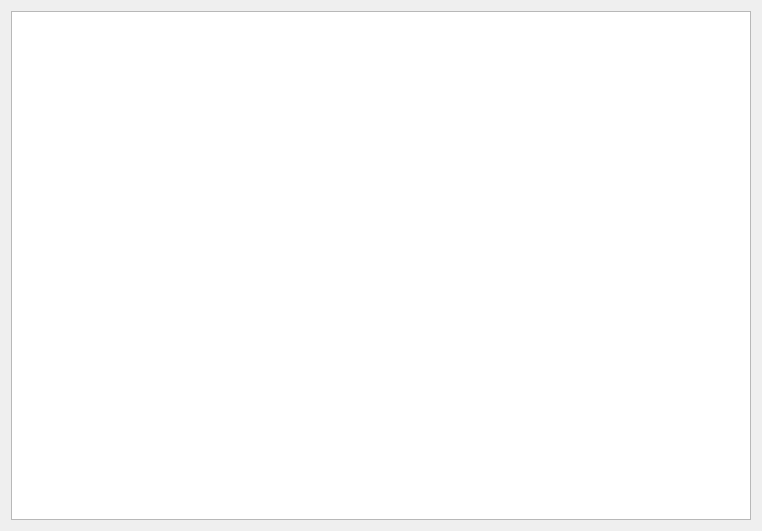
<?xml version="1.0" encoding="UTF-8"?>
<ui version="4.0">
 <class>ChatingRecordDialog</class>
 <widget class="QDialog" name="ChatingRecordDialog">
  <property name="geometry">
   <rect>
    <x>0</x>
    <y>0</y>
    <width>762</width>
    <height>531</height>
   </rect>
  </property>
  <property name="windowTitle">
   <string>Dialog</string>
  </property>
  <layout class="QVBoxLayout" name="verticalLayout">
   <item>
    <widget class="QListView" name="listView"/>
   </item>
  </layout>
 </widget>
 <resources/>
 <connections/>
</ui>
